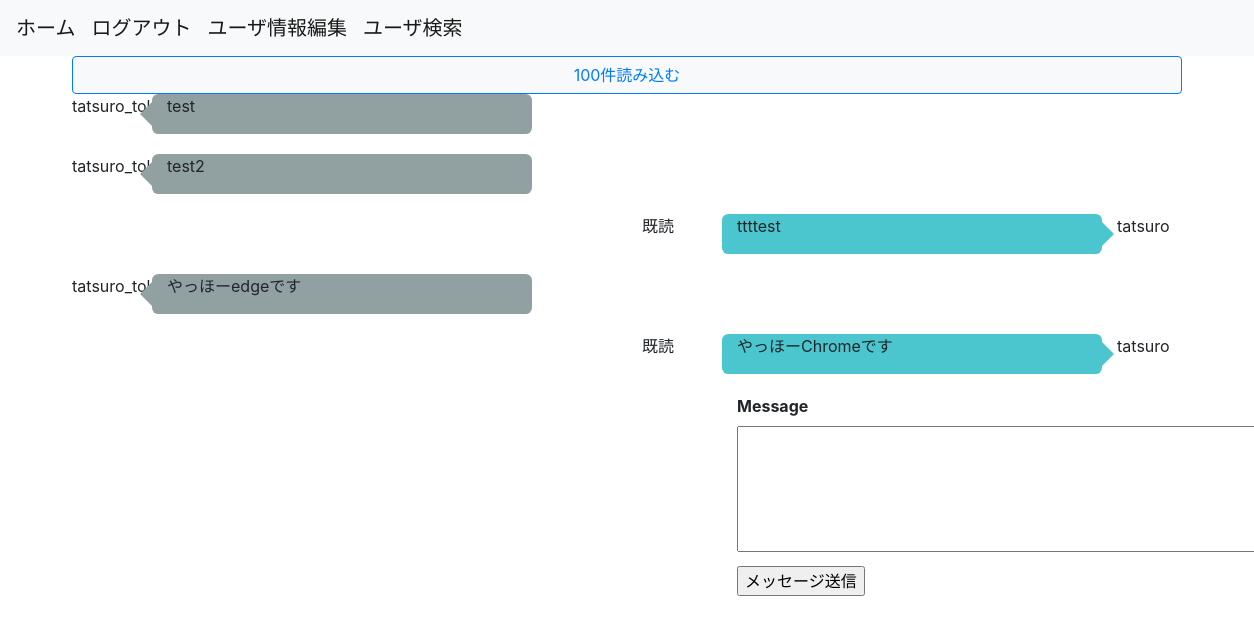
Screenshot of /message/2 (signed in) with the database file from the repository.
### flaskr/models.py (models this page shows, shortened)
class User(UserMixin, db.Model):
    __tablename__ = 'users'
    id = db.Column(db.Integer, primary_key=True)
    username = db.Column(db.String(64), index=True)
    email = db.Column(db.String(64), unique=True, index=True)
    password = db.Column(
        db.String(128),
        default=generate_password_hash('snsflaskapp')
    )
    picture_path = db.Column(db.Text)
    is_active = db.Column(db.Boolean, unique=False, default=False)
    create_at = db.Column(db.DateTime, default=datetime.now)
    update_at = db.Column(db.DateTime, default=datetime.now)
    @classmethod
    def select_user_by_id(cls, id):
        return cls.query.get(id)

class Message(db.Model):
    __tablename__ = 'messages'
    id = db.Column(db.Integer, primary_key=True)
    from_user_id = db.Column(
        db.Integer, db.ForeignKey('users.id'), index=True
    )
    to_user_id = db.Column(
        db.Integer, db.ForeignKey('users.id'), index=True
    )
    is_read = db.Column(
        db.Boolean, default=False
    )
    is_checked = db.Column(
        db.Boolean, default=False
    )
    message = db.Column(
        db.Text
    )
    create_at = db.Column(db.DateTime, default=datetime.now)
    update_at = db.Column(db.DateTime, default=datetime.now)
    @classmethod
    def get_friend_messages(cls, id1, id2, offset_value=0, limit_value=100):
        return cls.query.filter(
            or_(
                and_(
                    cls.from_user_id == id1,
                    cls.to_user_id == id2
                ),
                and_(
                    cls.from_user_id == id2,
                    cls.to_user_id == id1
                )
            )
        ).order_by(desc(cls.id)).offset(offset_value).limit(limit_value).all()

### flaskr/views.py (the view)
@bp.route('/message/<id>', methods=['GET', 'POST'])
@login_required
def message(id):
    if not UserConnect.is_friend(id):
        return redirect(url_for('app.home'))
    form = MessageForm(request.form)
    messages = Message.get_friend_messages(current_user.get_id(), id)
    user = User.select_user_by_id(id)
    read_message_ids = [message.id for message in messages if (not message.is_read) and (message.from_user_id == int(id))]
    not_checked_message_ids = [message.id for message in messages if message.is_read and (not message.is_checked) and (message.from_user_id == int(current_user.get_id()))]
    if not_checked_message_ids:
        with db.session.begin(subtransactions=True):
            Message.update_is_checked_by_ids(not_checked_message_ids)
        db.session.commit()
    if read_message_ids:
        with db.session.begin(subtransactions=True):
            Message.update_is_read_by_ids(read_message_ids)
        db.session.commit()
    if request.method == 'POST' and form.validate():
        new_message = Message(current_user.get_id(), id, form.message.data)
        with db.session.begin(subtransactions=True):
            new_message.create_message()
        db.session.commit()
        return redirect(url_for('app.message', id=id))
    return render_template(
        'message.html', form=form,
        messages=messages, to_user_id=id,
        user=user
    )

### flaskr/forms.py (shortened to what this page needs)
class MessageForm(FlaskForm):
    to_user_id = HiddenField()
    message = TextAreaField()
    submit = SubmitField('メッセージ送信')

### flaskr/models.py (called while the page is built)
@login_manager.user_loader
def load_user(user_id):
    return User.query.get(user_id)

    @classmethod
    def is_friend(cls, to_user_id):
        user = cls.query.filter(
            or_(
                and_(
                    UserConnect.from_user_id == current_user.get_id(),
                    UserConnect.to_user_id == to_user_id,
                    UserConnect.status == 2
                ),
                and_(
                    UserConnect.from_user_id == to_user_id,
                    UserConnect.to_user_id == current_user.get_id(),
                    UserConnect.status == 2
                )
            )
        ).first()
        return True if user else False

### flaskr/utils/template_filters.py (called while the page is built)
def replace_newline(text):
    return text.split('\n')

### flaskr/templates/message.html (shortened to what this page needs)
{% from "_formhelpers.html" import render_field %}
{% extends "base.html" %}
{% block content %}
<div class="row">
    <div id="load_message_button" class="col-12">
        <button class="col-12 btn btn-light btn-outline-primary" onclick="load_old_messages();">100件読み込む</button>
    </div>
    {% for message in messages|reverse %}
        {% if message.from_user_id == current_user.id %}
        <div id="self-message-tag-{{message.id}}" class="col-lg-1 offset-lg-6 col-md-1 offset-md-2 col-sm-1 offset-sm-1 col-1">
            {% if message.is_checked %}
            <p>既読</p>
            {% endif %}
        </div>
        <div class="speech-bubble-self col-lg-4 col-md-8 col-sm-8 col-9">
            {% for splitted_message in message.message|replace_newline %}
                <p>{{splitted_message|urlize}}</p>
            {% endfor %}
        </div>
        <div class="col-lg-1 col-md-1 col-sm-2 col-2">
            <p>{{current_user.username}}</p>
        </div>
        {% else %}
        <div class="col-lg-1 col-md-1 col-sm-2 col-2">
            <p>{{user.username}}</p>
        </div>
        <div class="speech-bubble-dest col-lg-4 col-md-8 col-sm-8 col-9">
            {% for splitted_message in message.message|replace_newline %}
                <p>{{splitted_message|urlize}}</p>
            {% endfor %}
        </div>
        <div class="col-lg-7 col-md-3 col-sm-1 col-1"></div>
        {% endif %}
    {% endfor %}
    <div id="message-form" class="col-lg-4 offset-lg-7 col-md-8 offset-md-4 col-sm-12 col-12">
        <form method="POST">
            {{ render_field(form.message, cols="50", rows="5")}}
            {{ form.submit() }}
        </form>
    </div>
</div>
{% endblock %}

### flaskr/templates/_formhelpers.html (shortened to what this page needs)
{% macro render_field(field) %}
<dt>
    {{ field.label }}
    <dd>
        {{ field(**kwargs) | safe }}
    </dd>
</dt>
{% endmacro %}

### flaskr/templates/base.html (shortened to what this page needs)
<!DOCTYPE html>
<html lang="ja">
    <head>
        <link rel="stylesheet" href="https://stackpath.bootstrapcdn.com/bootstrap/4.5.0/css/bootstrap.min.css">
        <link rel="stylesheet" href="{{ url_for('static', filename='css/style.css')}}">
    </head>
    <body>
        <nav class="navbar navbar-expand-lg navbar-light bg-light">
            <a class="navbar-brand" href="{{url_for('app.home')}}">
                ホーム
            </a>
            {% if current_user.is_authenticated %}
            <a class="navbar-brand" href="{{url_for('app.logout')}}">
                ログアウト
            </a>
            <a class="navbar-brand" href="{{url_for('app.user')}}">
                ユーザ情報編集
            </a>
            <a class="navbar-brand" href="{{ url_for('app.user_search')}}">
                ユーザ検索
            </a>
            {% endif %}
        </nav>
        <div class="container">
            {% block content %}
            {% endblock %}
        </div>
    </body>
</html>

### flaskr/static/css/style.css (style rules this page uses)
.speech-bubble-dest { position: relative; background: #91a0a1; border-radius: .4em; margin-bottom: 20px; }
.speech-bubble-dest:after { content: ''; position: absolute; left: 0; top: 50%; width: 0; height: 0; border: 12px solid transparent; border-right-color: #91a0a1; border-left: 0; margin-top: -12px; margin-left: -12px; }
.speech-bubble-self { position: relative; background: #4bc5ce; border-radius: .4em; margin-bottom: 20px; }
.speech-bubble-self:after { content: ''; position: absolute; right: 0; top: 50%; width: 0; height: 0; border: 12px solid transparent; border-left-color: #4bc5ce; border-right: 0; margin-top: -12px; margin-right: -12px; }

### rows the page displays
Message: message "test"
User: username "tatsuro_tokuume"
Message: message "test2"
Message: is_checked "既読", message "ttttest"
User: username "tatsuro"
Message: message "やっほーedgeです"
Message: is_checked "既読", message "やっほーChromeです"

### other values shown
{{ field.label }} "Message"
